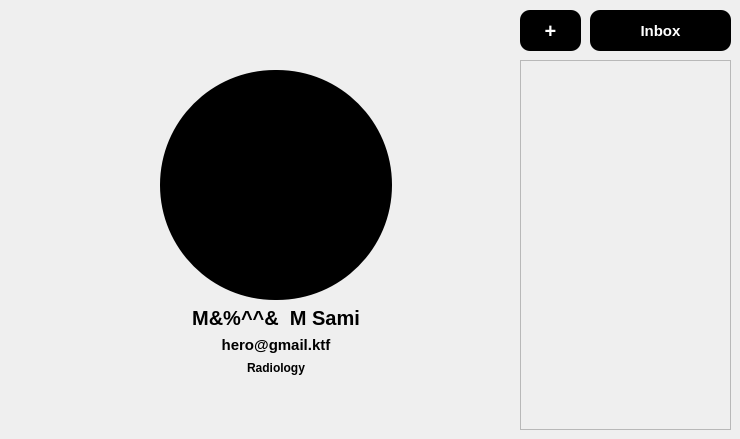
                <widget class="QWidget" name="profile_tab">
                 <attribute name="title">
                  <string>Profile</string>
                 </attribute>
                 <widget class="QPushButton" name="inbox_btn">
                  <property name="geometry">
                   <rect>
                    <x>590</x>
                    <y>10</y>
                    <width>141</width>
                    <height>41</height>
                   </rect>
                  </property>
                  <property name="font">
                   <font>
                    <pointsize>11</pointsize>
                    <weight>75</weight>
                    <bold>true</bold>
                   </font>
                  </property>
                  <property name="styleSheet">
                   <string notr="true">QPushButton{
color: rgb(255, 255, 255);
	background-color: rgb(0, 0, 0);
border-style:outset;
border-radius:10px;
}

QPushButton::pressed{
background-color: rgb(0, 188, 138);
color: rgb(0, 0, 0);
    border-style:inset;

}</string>
                  </property>
                  <property name="text">
                   <string>Inbox</string>
                  </property>
                 </widget>
                 <widget class="QFrame" name="msg_frame">
                  <property name="geometry">
                   <rect>
                    <x>520</x>
                    <y>60</y>
                    <width>211</width>
                    <height>370</height>
                   </rect>
                  </property>
                  <property name="frameShape">
                   <enum>QFrame::StyledPanel</enum>
                  </property>
                  <property name="frameShadow">
                   <enum>QFrame::Raised</enum>
                  </property>
                  <layout class="QVBoxLayout" name="verticalLayout_8">
                   <item>
                    <widget class="QListView" name="msgs_list">
                     <property name="maximumSize">
                      <size>
                       <width>16777215</width>
                       <height>0</height>
                      </size>
                     </property>
                    </widget>
                   </item>
                  </layout>
                 </widget>
                 <widget class="QPushButton" name="inbox_btn_2">
                  <property name="geometry">
                   <rect>
                    <x>520</x>
                    <y>10</y>
                    <width>61</width>
                    <height>41</height>
                   </rect>
                  </property>
                  <property name="font">
                   <font>
                    <pointsize>15</pointsize>
                    <weight>75</weight>
                    <bold>true</bold>
                   </font>
                  </property>
                  <property name="styleSheet">
                   <string notr="true">QPushButton{
color: rgb(255, 255, 255);
	background-color: rgb(0, 0, 0);
border-style:outset;
border-radius:10px;
}

QPushButton::pressed{
background-color: rgb(0, 188, 138);
color: rgb(0, 0, 0);
    border-style:inset;

}</string>
                  </property>
                  <property name="text">
                   <string>+</string>
                  </property>
                 </widget>
                 <widget class="QWidget" name="layoutWidget">
                  <property name="geometry">
                   <rect>
                    <x>160</x>
                    <y>70</y>
                    <width>232</width>
                    <height>306</height>
                   </rect>
                  </property>
                  <layout class="QVBoxLayout" name="verticalLayout_9">
                   <item>
                    <widget class="QLabel" name="user_photo">
                     <property name="minimumSize">
                      <size>
                       <width>230</width>
                       <height>230</height>
                      </size>
                     </property>
                     <property name="styleSheet">
                      <string notr="true">
color: rgb(255, 255, 255);
background-color: rgb(0, 0, 0);
border-style:outset;
border-radius:115px;
</string>
                     </property>
                     <property name="text">
                      <string/>
                     </property>
                    </widget>
                   </item>
                   <item>
                    <widget class="QLabel" name="user_name">
                     <property name="font">
                      <font>
                       <pointsize>15</pointsize>
                       <weight>75</weight>
                       <bold>true</bold>
                      </font>
                     </property>
                     <property name="text">
                      <string>M&amp;%^^&amp;  M Sami</string>
                     </property>
                     <property name="alignment">
                      <set>Qt::AlignCenter</set>
                     </property>
                    </widget>
                   </item>
                   <item>
                    <widget class="QLabel" name="user_email">
                     <property name="font">
                      <font>
                       <pointsize>11</pointsize>
                       <weight>75</weight>
                       <bold>true</bold>
                      </font>
                     </property>
                     <property name="text">
                      <string>hero@gmail.ktf</string>
                     </property>
                     <property name="alignment">
                      <set>Qt::AlignCenter</set>
                     </property>
                    </widget>
                   </item>
                   <item>
                    <widget class="QLabel" name="user_role">
                     <property name="font">
                      <font>
                       <pointsize>9</pointsize>
                       <weight>75</weight>
                       <bold>true</bold>
                      </font>
                     </property>
                     <property name="text">
                      <string>Radiology</string>
                     </property>
                     <property name="alignment">
                      <set>Qt::AlignCenter</set>
                     </property>
                    </widget>
                   </item>
                  </layout>
                 </widget>
                </widget>
